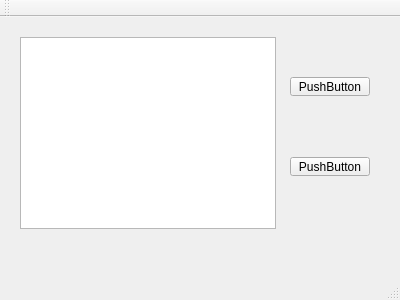
<?xml version="1.0" encoding="UTF-8"?>
<ui version="4.0">
 <class>MainWindow</class>
 <widget class="QMainWindow" name="MainWindow">
  <property name="geometry">
   <rect>
    <x>0</x>
    <y>0</y>
    <width>400</width>
    <height>300</height>
   </rect>
  </property>
  <property name="windowTitle">
   <string>MainWindow</string>
  </property>
  <widget class="QWidget" name="centralWidget">
   <widget class="QListView" name="listView">
    <property name="geometry">
     <rect>
      <x>20</x>
      <y>20</y>
      <width>256</width>
      <height>192</height>
     </rect>
    </property>
   </widget>
   <widget class="QPushButton" name="pushButton">
    <property name="geometry">
     <rect>
      <x>290</x>
      <y>60</y>
      <width>80</width>
      <height>19</height>
     </rect>
    </property>
    <property name="text">
     <string>PushButton</string>
    </property>
   </widget>
   <widget class="QPushButton" name="pushButton_2">
    <property name="geometry">
     <rect>
      <x>290</x>
      <y>140</y>
      <width>80</width>
      <height>19</height>
     </rect>
    </property>
    <property name="text">
     <string>PushButton</string>
    </property>
   </widget>
  </widget>
  <widget class="QMenuBar" name="menuBar">
   <property name="geometry">
    <rect>
     <x>0</x>
     <y>0</y>
     <width>400</width>
     <height>22</height>
    </rect>
   </property>
  </widget>
  <widget class="QToolBar" name="mainToolBar">
   <attribute name="toolBarArea">
    <enum>TopToolBarArea</enum>
   </attribute>
   <attribute name="toolBarBreak">
    <bool>false</bool>
   </attribute>
  </widget>
  <widget class="QStatusBar" name="statusBar"/>
 </widget>
 <layoutdefault spacing="6" margin="11"/>
 <resources/>
 <connections/>
</ui>
